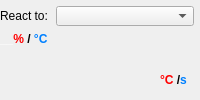
          <widget class="QWidget" name="tab_3">
           <attribute name="title">
            <string>Fan3</string>
           </attribute>
           <layout class="QVBoxLayout" name="verticalLayout_8">
            <property name="leftMargin">
             <number>0</number>
            </property>
            <property name="topMargin">
             <number>6</number>
            </property>
            <property name="rightMargin">
             <number>6</number>
            </property>
            <property name="bottomMargin">
             <number>0</number>
            </property>
            <item>
             <layout class="QHBoxLayout" name="horizontalLayout_5">
              <item>
               <widget class="QLabel" name="label_7">
                <property name="maximumSize">
                 <size>
                  <width>50</width>
                  <height>20</height>
                 </size>
                </property>
                <property name="text">
                 <string>React to:</string>
                </property>
               </widget>
              </item>
              <item>
               <widget class="QComboBox" name="coB_Fan_3">
                <property name="maximumSize">
                 <size>
                  <width>16777215</width>
                  <height>20</height>
                 </size>
                </property>
               </widget>
              </item>
             </layout>
            </item>
            <item>
             <layout class="QHBoxLayout" name="horizontalLayout_11">
              <item>
               <layout class="QVBoxLayout" name="verticalLayout_16">
                <property name="spacing">
                 <number>0</number>
                </property>
                <item>
                 <widget class="QLabel" name="label_18">
                  <property name="minimumSize">
                   <size>
                    <width>60</width>
                    <height>15</height>
                   </size>
                  </property>
                  <property name="maximumSize">
                   <size>
                    <width>60</width>
                    <height>15</height>
                   </size>
                  </property>
                  <property name="text">
                   <string>&lt;html&gt;&lt;head/&gt;&lt;body&gt;&lt;p&gt;&lt;span style=&quot; font-weight:600; color:#ffffff;&quot;&gt;__&lt;/span&gt;&lt;span style=&quot; font-weight:600; color:#ff0000;&quot;&gt;% &lt;/span&gt;&lt;span style=&quot; font-weight:600;&quot;&gt;/ &lt;/span&gt;&lt;span style=&quot; font-weight:600; color:#0080ff;&quot;&gt;°C&lt;/span&gt;&lt;/p&gt;&lt;/body&gt;&lt;/html&gt;</string>
                  </property>
                 </widget>
                </item>
                <item>
                 <widget class="QCustomPlot" name="cPl_Fan_3" native="true">
                  <property name="autoFillBackground">
                   <bool>true</bool>
                  </property>
                 </widget>
                </item>
               </layout>
              </item>
              <item>
               <layout class="QVBoxLayout" name="verticalLayout_17">
                <item>
                 <spacer name="verticalSpacer_10">
                  <property name="orientation">
                   <enum>Qt::Vertical</enum>
                  </property>
                  <property name="sizeType">
                   <enum>QSizePolicy::Expanding</enum>
                  </property>
                  <property name="sizeHint" stdset="0">
                   <size>
                    <width>1</width>
                    <height>10</height>
                   </size>
                  </property>
                 </spacer>
                </item>
                <item>
                 <widget class="QLabel" name="label_19">
                  <property name="minimumSize">
                   <size>
                    <width>34</width>
                    <height>20</height>
                   </size>
                  </property>
                  <property name="maximumSize">
                   <size>
                    <width>34</width>
                    <height>20</height>
                   </size>
                  </property>
                  <property name="text">
                   <string>&lt;html&gt;&lt;head/&gt;&lt;body&gt;&lt;p&gt;&lt;span style=&quot; font-weight:600; color:#ff0000;&quot;&gt;°C&lt;/span&gt;&lt;span style=&quot; font-weight:600;&quot;&gt; /&lt;/span&gt;&lt;span style=&quot; font-weight:600; color:#0080ff;&quot;&gt;s &lt;/span&gt;&lt;/p&gt;&lt;/body&gt;&lt;/html&gt;</string>
                  </property>
                 </widget>
                </item>
                <item>
                 <spacer name="verticalSpacer_11">
                  <property name="orientation">
                   <enum>Qt::Vertical</enum>
                  </property>
                  <property name="sizeType">
                   <enum>QSizePolicy::Fixed</enum>
                  </property>
                  <property name="sizeHint" stdset="0">
                   <size>
                    <width>1</width>
                    <height>10</height>
                   </size>
                  </property>
                 </spacer>
                </item>
               </layout>
              </item>
             </layout>
            </item>
           </layout>
          </widget>
